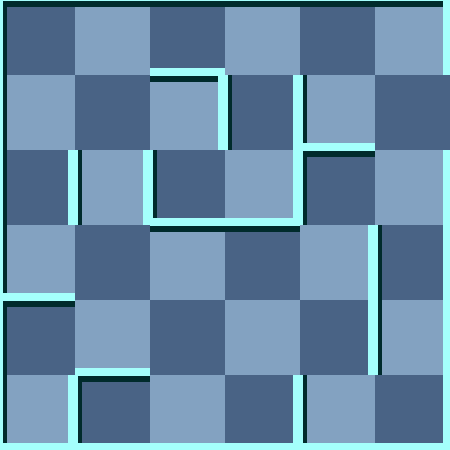

Below is a game level as drawn by its tile map, then a one-line description and the .tmx that defines it (tile-layer data replaced by summaries):
An orthogonal 6x6 tile map with 75x75 px tiles, 2 tile layers (background, 块层 1) and 5 objects (2x RedMummy, Exit, Player, Trap).

<map version="1.0" orientation="orthogonal" width="6" height="6" tilewidth="75" tileheight="75">
 <tileset firstgid="1" name="wall" tilewidth="75" tileheight="75">
  <image source="gfx/wall.png" width="300" height="375" />
  <tile id="0">
   <properties>
    <property name="ValOfWall" value="0" />
   </properties>
  </tile>
  <tile id="1">
   <properties>
    <property name="ValOfWall" value="1" />
   </properties>
  </tile>
  <tile id="2">
   <properties>
    <property name="ValOfWall" value="2" />
   </properties>
  </tile>
  <tile id="3">
   <properties>
    <property name="ValOfWall" value="3" />
   </properties>
  </tile>
  <tile id="4">
   <properties>
    <property name="ValOfWall" value="4" />
   </properties>
  </tile>
  <tile id="5">
   <properties>
    <property name="ValOfWall" value="5" />
   </properties>
  </tile>
  <tile id="6">
   <properties>
    <property name="ValOfWall" value="6" />
   </properties>
  </tile>
  <tile id="7">
   <properties>
    <property name="ValOfWall" value="7" />
   </properties>
  </tile>
  <tile id="8">
   <properties>
    <property name="ValOfWall" value="8" />
   </properties>
  </tile>
  <tile id="9">
   <properties>
    <property name="ValOfWall" value="9" />
   </properties>
  </tile>
  <tile id="10">
   <properties>
    <property name="ValOfWall" value="10" />
   </properties>
  </tile>
  <tile id="11">
   <properties>
    <property name="ValOfWall" value="11" />
   </properties>
  </tile>
  <tile id="12">
   <properties>
    <property name="ValOfWall" value="12" />
   </properties>
  </tile>
  <tile id="13">
   <properties>
    <property name="ValOfWall" value="13" />
   </properties>
  </tile>
  <tile id="14">
   <properties>
    <property name="ValOfWall" value="14" />
   </properties>
  </tile>
  <tile id="15">
   <properties>
    <property name="ValOfWall" value="15" />
   </properties>
  </tile>
  <tile id="18">
   <properties>
    <property name="ValOfWall" value="-1" />
   </properties>
  </tile>
 </tileset>
 <layer name="background" width="6" height="6">
  <data>[36 cells, 36 non-empty, 2 distinct tile ids]</data>
 </layer>
 <layer name="块层 1" width="6" height="6">
  <data>[36 cells, 36 non-empty, 13 distinct tile ids]</data>
 </layer>
 <objectgroup name="对象层 1" width="6" height="6">
  <object name="Exit" x="450" y="75" />
  <object name="Player" x="225" y="0">
   <properties>
    <property name="value" value="1" />
   </properties>
  </object>
  <object name="RedMummy" x="375" y="0">
   <properties>
    <property name="value" value="21" />
   </properties>
  </object>
  <object name="Trap" x="375" y="150">
   <properties>
    <property name="value" value="8" />
   </properties>
  </object>
  <object name="RedMummy" x="375" y="150">
   <properties>
    <property name="value" value="25" />
   </properties>
  </object>
 </objectgroup>
</map>
